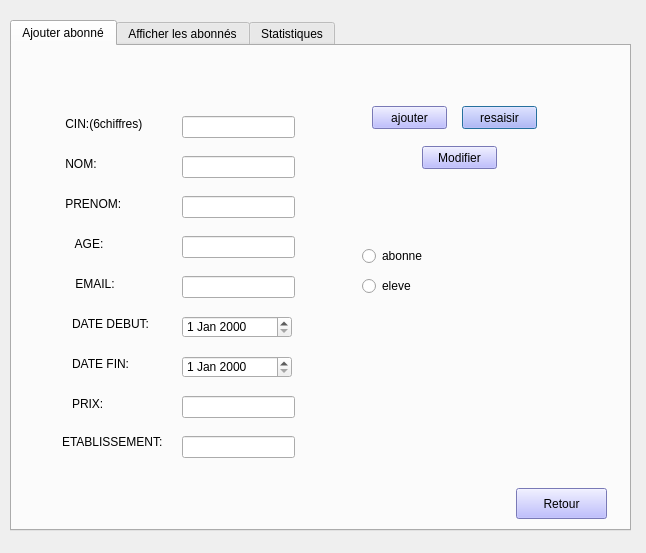
<?xml version="1.0" encoding="UTF-8"?>
<ui version="4.0">
 <class>gerer_abonnement</class>
 <widget class="QDialog" name="gerer_abonnement">
  <property name="geometry">
   <rect>
    <x>0</x>
    <y>0</y>
    <width>646</width>
    <height>553</height>
   </rect>
  </property>
  <property name="windowTitle">
   <string>Dialog</string>
  </property>
  <widget class="QTabWidget" name="tabWidget">
   <property name="geometry">
    <rect>
     <x>10</x>
     <y>20</y>
     <width>621</width>
     <height>511</height>
    </rect>
   </property>
   <property name="currentIndex">
    <number>0</number>
   </property>
   <widget class="QWidget" name="tab">
    <attribute name="title">
     <string>Ajouter abonné</string>
    </attribute>
    <widget class="QRadioButton" name="radioButtoneleve">
     <property name="geometry">
      <rect>
       <x>350</x>
       <y>230</y>
       <width>95</width>
       <height>20</height>
      </rect>
     </property>
     <property name="text">
      <string>eleve</string>
     </property>
    </widget>
    <widget class="QLabel" name="label_10">
     <property name="geometry">
      <rect>
       <x>60</x>
       <y>310</y>
       <width>101</width>
       <height>16</height>
      </rect>
     </property>
     <property name="text">
      <string>DATE FIN:</string>
     </property>
    </widget>
    <widget class="QLabel" name="label_4">
     <property name="geometry">
      <rect>
       <x>50</x>
       <y>110</y>
       <width>61</width>
       <height>16</height>
      </rect>
     </property>
     <property name="text">
      <string> NOM:</string>
     </property>
    </widget>
    <widget class="QLineEdit" name="prenom">
     <property name="geometry">
      <rect>
       <x>170</x>
       <y>150</y>
       <width>113</width>
       <height>22</height>
      </rect>
     </property>
    </widget>
    <widget class="QLabel" name="label_13">
     <property name="geometry">
      <rect>
       <x>50</x>
       <y>380</y>
       <width>111</width>
       <height>31</height>
      </rect>
     </property>
     <property name="text">
      <string>ETABLISSEMENT:</string>
     </property>
    </widget>
    <widget class="QLineEdit" name="nom">
     <property name="geometry">
      <rect>
       <x>170</x>
       <y>110</y>
       <width>113</width>
       <height>22</height>
      </rect>
     </property>
    </widget>
    <widget class="QPushButton" name="resaisir">
     <property name="geometry">
      <rect>
       <x>450</x>
       <y>60</y>
       <width>75</width>
       <height>23</height>
      </rect>
     </property>
     <property name="styleSheet">
      <string notr="true">background-color: rgb(170, 170, 255);</string>
     </property>
     <property name="text">
      <string>resaisir</string>
     </property>
    </widget>
    <widget class="QRadioButton" name="radioButtonabonne">
     <property name="geometry">
      <rect>
       <x>350</x>
       <y>200</y>
       <width>95</width>
       <height>20</height>
      </rect>
     </property>
     <property name="text">
      <string>abonne</string>
     </property>
    </widget>
    <widget class="QLabel" name="label_9">
     <property name="geometry">
      <rect>
       <x>60</x>
       <y>190</y>
       <width>71</width>
       <height>16</height>
      </rect>
     </property>
     <property name="text">
      <string> AGE:</string>
     </property>
    </widget>
    <widget class="QLabel" name="label_6">
     <property name="geometry">
      <rect>
       <x>60</x>
       <y>230</y>
       <width>81</width>
       <height>16</height>
      </rect>
     </property>
     <property name="text">
      <string> EMAIL:</string>
     </property>
    </widget>
    <widget class="QLineEdit" name="prix">
     <property name="geometry">
      <rect>
       <x>170</x>
       <y>350</y>
       <width>113</width>
       <height>22</height>
      </rect>
     </property>
    </widget>
    <widget class="QLabel" name="label_5">
     <property name="geometry">
      <rect>
       <x>50</x>
       <y>150</y>
       <width>81</width>
       <height>16</height>
      </rect>
     </property>
     <property name="text">
      <string> PRENOM:</string>
     </property>
    </widget>
    <widget class="QLineEdit" name="cin">
     <property name="geometry">
      <rect>
       <x>170</x>
       <y>70</y>
       <width>113</width>
       <height>22</height>
      </rect>
     </property>
    </widget>
    <widget class="QLabel" name="label_8">
     <property name="geometry">
      <rect>
       <x>60</x>
       <y>270</y>
       <width>101</width>
       <height>16</height>
      </rect>
     </property>
     <property name="text">
      <string>DATE DEBUT:</string>
     </property>
    </widget>
    <widget class="QLineEdit" name="adresse">
     <property name="geometry">
      <rect>
       <x>170</x>
       <y>230</y>
       <width>113</width>
       <height>22</height>
      </rect>
     </property>
    </widget>
    <widget class="QLabel" name="label_12">
     <property name="geometry">
      <rect>
       <x>60</x>
       <y>350</y>
       <width>101</width>
       <height>16</height>
      </rect>
     </property>
     <property name="text">
      <string>PRIX:</string>
     </property>
    </widget>
    <widget class="QLineEdit" name="etablissement">
     <property name="geometry">
      <rect>
       <x>170</x>
       <y>390</y>
       <width>113</width>
       <height>22</height>
      </rect>
     </property>
    </widget>
    <widget class="QPushButton" name="retour">
     <property name="geometry">
      <rect>
       <x>504</x>
       <y>442</y>
       <width>91</width>
       <height>31</height>
      </rect>
     </property>
     <property name="styleSheet">
      <string notr="true">background-color: rgb(170, 170, 255);</string>
     </property>
     <property name="text">
      <string>Retour</string>
     </property>
    </widget>
    <widget class="QLineEdit" name="age">
     <property name="geometry">
      <rect>
       <x>170</x>
       <y>190</y>
       <width>113</width>
       <height>22</height>
      </rect>
     </property>
    </widget>
    <widget class="QLabel" name="label">
     <property name="geometry">
      <rect>
       <x>50</x>
       <y>70</y>
       <width>101</width>
       <height>16</height>
      </rect>
     </property>
     <property name="text">
      <string> CIN:(6chiffres)</string>
     </property>
    </widget>
    <widget class="QPushButton" name="ajouter">
     <property name="geometry">
      <rect>
       <x>360</x>
       <y>60</y>
       <width>75</width>
       <height>23</height>
      </rect>
     </property>
     <property name="styleSheet">
      <string notr="true">background-color: rgb(170, 170, 255);</string>
     </property>
     <property name="text">
      <string>ajouter</string>
     </property>
    </widget>
    <widget class="QPushButton" name="modifier">
     <property name="geometry">
      <rect>
       <x>410</x>
       <y>100</y>
       <width>75</width>
       <height>23</height>
      </rect>
     </property>
     <property name="styleSheet">
      <string notr="true">background-color: rgb(170, 170, 255);</string>
     </property>
     <property name="text">
      <string>Modifier</string>
     </property>
    </widget>
    <widget class="QLabel" name="message">
     <property name="geometry">
      <rect>
       <x>40</x>
       <y>440</y>
       <width>351</width>
       <height>20</height>
      </rect>
     </property>
     <property name="text">
      <string/>
     </property>
    </widget>
    <widget class="QDateEdit" name="date_debut">
     <property name="geometry">
      <rect>
       <x>170</x>
       <y>270</y>
       <width>110</width>
       <height>22</height>
      </rect>
     </property>
    </widget>
    <widget class="QDateEdit" name="date_fin">
     <property name="geometry">
      <rect>
       <x>170</x>
       <y>310</y>
       <width>110</width>
       <height>22</height>
      </rect>
     </property>
    </widget>
   </widget>
   <widget class="QWidget" name="tab_2">
    <attribute name="title">
     <string>Afficher les abonnés</string>
    </attribute>
    <widget class="QPushButton" name="afficherEl">
     <property name="geometry">
      <rect>
       <x>350</x>
       <y>20</y>
       <width>191</width>
       <height>28</height>
      </rect>
     </property>
     <property name="text">
      <string>eleve</string>
     </property>
    </widget>
    <widget class="QPushButton" name="afficherAb">
     <property name="geometry">
      <rect>
       <x>50</x>
       <y>20</y>
       <width>191</width>
       <height>28</height>
      </rect>
     </property>
     <property name="text">
      <string>abonne</string>
     </property>
    </widget>
    <widget class="QTableView" name="tableView_2">
     <property name="geometry">
      <rect>
       <x>30</x>
       <y>90</y>
       <width>256</width>
       <height>291</height>
      </rect>
     </property>
    </widget>
    <widget class="QRadioButton" name="trierAb_age">
     <property name="geometry">
      <rect>
       <x>60</x>
       <y>60</y>
       <width>95</width>
       <height>20</height>
      </rect>
     </property>
     <property name="text">
      <string>trier age</string>
     </property>
    </widget>
    <widget class="QRadioButton" name="trierAb_nom">
     <property name="geometry">
      <rect>
       <x>150</x>
       <y>60</y>
       <width>95</width>
       <height>20</height>
      </rect>
     </property>
     <property name="text">
      <string>trier  nom</string>
     </property>
    </widget>
    <widget class="QTableView" name="tableView">
     <property name="geometry">
      <rect>
       <x>330</x>
       <y>90</y>
       <width>251</width>
       <height>291</height>
      </rect>
     </property>
    </widget>
    <widget class="QRadioButton" name="trirEl_age">
     <property name="geometry">
      <rect>
       <x>340</x>
       <y>60</y>
       <width>95</width>
       <height>20</height>
      </rect>
     </property>
     <property name="text">
      <string>trier age</string>
     </property>
    </widget>
    <widget class="QRadioButton" name="trirEl_nom">
     <property name="geometry">
      <rect>
       <x>460</x>
       <y>60</y>
       <width>95</width>
       <height>20</height>
      </rect>
     </property>
     <property name="text">
      <string>trier  nom</string>
     </property>
    </widget>
    <widget class="QPushButton" name="rechercher">
     <property name="geometry">
      <rect>
       <x>330</x>
       <y>400</y>
       <width>91</width>
       <height>51</height>
      </rect>
     </property>
     <property name="text">
      <string/>
     </property>
     <property name="autoDefault">
      <bool>false</bool>
     </property>
     <property name="flat">
      <bool>true</bool>
     </property>
    </widget>
    <widget class="QLineEdit" name="recherchercin">
     <property name="geometry">
      <rect>
       <x>80</x>
       <y>410</y>
       <width>241</width>
       <height>20</height>
      </rect>
     </property>
    </widget>
    <widget class="QLabel" name="label_14">
     <property name="geometry">
      <rect>
       <x>40</x>
       <y>410</y>
       <width>47</width>
       <height>13</height>
      </rect>
     </property>
     <property name="text">
      <string>CIN</string>
     </property>
    </widget>
    <widget class="QPushButton" name="supprimer">
     <property name="geometry">
      <rect>
       <x>400</x>
       <y>400</y>
       <width>91</width>
       <height>51</height>
      </rect>
     </property>
     <property name="text">
      <string/>
     </property>
     <property name="autoDefault">
      <bool>false</bool>
     </property>
     <property name="flat">
      <bool>true</bool>
     </property>
    </widget>
    <widget class="QPushButton" name="retour_2">
     <property name="geometry">
      <rect>
       <x>530</x>
       <y>440</y>
       <width>75</width>
       <height>51</height>
      </rect>
     </property>
     <property name="styleSheet">
      <string notr="true">background-color: rgb(170, 170, 255);</string>
     </property>
     <property name="text">
      <string/>
     </property>
     <property name="autoDefault">
      <bool>false</bool>
     </property>
     <property name="flat">
      <bool>true</bool>
     </property>
    </widget>
    <widget class="QLabel" name="label_2">
     <property name="geometry">
      <rect>
       <x>350</x>
       <y>400</y>
       <width>55</width>
       <height>51</height>
      </rect>
     </property>
     <property name="text">
      <string>&lt;html&gt;&lt;head/&gt;&lt;body&gt;&lt;p&gt;&lt;img src=&quot;:/Downloads/loupe.png&quot;/&gt;&lt;/p&gt;&lt;/body&gt;&lt;/html&gt;</string>
     </property>
    </widget>
    <widget class="QLabel" name="label_3">
     <property name="geometry">
      <rect>
       <x>430</x>
       <y>390</y>
       <width>55</width>
       <height>61</height>
      </rect>
     </property>
     <property name="text">
      <string>&lt;html&gt;&lt;head/&gt;&lt;body&gt;&lt;p&gt;&lt;img src=&quot;:/Downloads/delete (1).png&quot;/&gt;&lt;/p&gt;&lt;/body&gt;&lt;/html&gt;</string>
     </property>
    </widget>
    <widget class="QLabel" name="label_7">
     <property name="geometry">
      <rect>
       <x>540</x>
       <y>450</y>
       <width>55</width>
       <height>31</height>
      </rect>
     </property>
     <property name="text">
      <string>&lt;html&gt;&lt;head/&gt;&lt;body&gt;&lt;p&gt;&lt;img src=&quot;:/Downloads/return.png&quot;/&gt;&lt;/p&gt;&lt;/body&gt;&lt;/html&gt;</string>
     </property>
    </widget>
    <widget class="QLabel" name="label_15">
     <property name="geometry">
      <rect>
       <x>500</x>
       <y>400</y>
       <width>41</width>
       <height>41</height>
      </rect>
     </property>
     <property name="text">
      <string>&lt;html&gt;&lt;head/&gt;&lt;body&gt;&lt;p&gt;&lt;img src=&quot;:/Downloads/pie-chart.png&quot;/&gt;&lt;/p&gt;&lt;/body&gt;&lt;/html&gt;</string>
     </property>
    </widget>
    <widget class="QPushButton" name="commandLinkButton_2">
     <property name="geometry">
      <rect>
       <x>480</x>
       <y>400</y>
       <width>81</width>
       <height>51</height>
      </rect>
     </property>
     <property name="text">
      <string/>
     </property>
     <property name="autoDefault">
      <bool>false</bool>
     </property>
     <property name="flat">
      <bool>true</bool>
     </property>
    </widget>
    <zorder>commandLinkButton_2</zorder>
    <zorder>label_7</zorder>
    <zorder>label_3</zorder>
    <zorder>label_2</zorder>
    <zorder>afficherEl</zorder>
    <zorder>afficherAb</zorder>
    <zorder>tableView_2</zorder>
    <zorder>trierAb_age</zorder>
    <zorder>trierAb_nom</zorder>
    <zorder>tableView</zorder>
    <zorder>trirEl_age</zorder>
    <zorder>trirEl_nom</zorder>
    <zorder>rechercher</zorder>
    <zorder>recherchercin</zorder>
    <zorder>label_14</zorder>
    <zorder>supprimer</zorder>
    <zorder>retour_2</zorder>
    <zorder>label_15</zorder>
   </widget>
   <widget class="QWidget" name="tab_3">
    <attribute name="title">
     <string>Statistiques</string>
    </attribute>
   </widget>
  </widget>
 </widget>
 <resources/>
 <connections/>
</ui>
